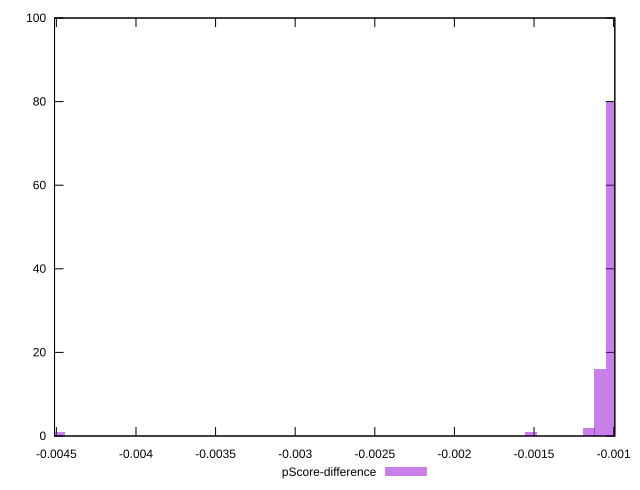

Write gnuplot code to recreate this figure.
reset

$pScoreDifference <<EOF
-0.004480026170858907 1
-0.001011618812774592 80
-0.0010838772994013483 16
-0.001156135786028105 2
-0.0015174282191618878 1
EOF

set key outside below
set boxwidth 0.00007225848662675656
set xrange [-0.00451157845947836:-0.000992347839558816]
set yrange [0:100]
set trange [0:100]
set style fill transparent solid 0.5 noborder
set terminal svg size 640, 490 enhanced background rgb 'white'
set output "report_00017_2021-02-10T15-08-03.406Z/speed-index/samples/pages+cached+noadtech+nomedia+nocss/pScore-difference/histogram.svg"

plot $pScoreDifference title "pScore-difference" with boxes

reset
